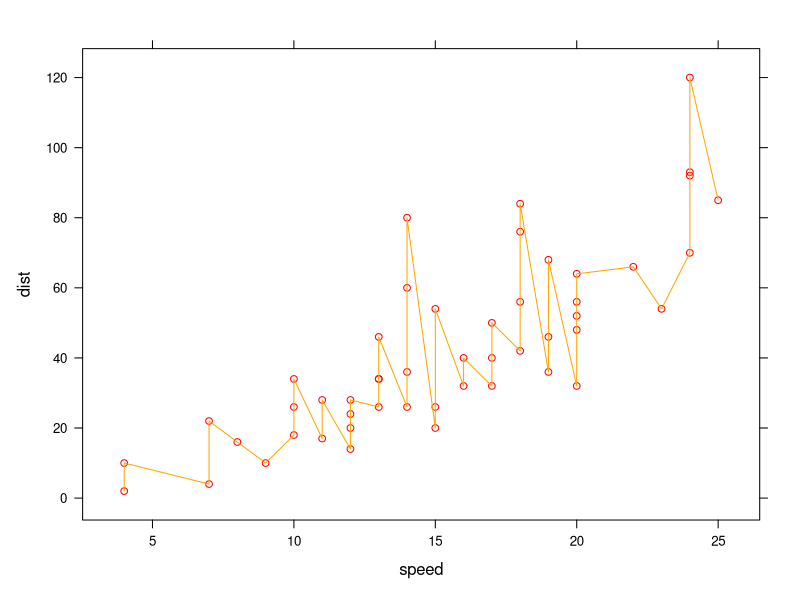

Write R code to recreate this figure. (Note: this script raises an error after producing the figure.)
rm(list=ls())
library(lattice)

#-----------------------------

wyk <- xyplot(dist~speed,data=cars,
         panel = function(...) {
           panel.xyplot(...,col.symbol="red",type=c("b","l"),col.line="orange")
           #panel.xyplot(...,type="r",col.line = "black")
           #panel.abline(a=0,b=1,col.line="blue")
           #panel.abline(a=0,b=2,col.line="pink")
           #panel.abline(h=10,col.line="grey")
           #panel.text(x=15,y=50,labels="lattice",col="red",cex=2)
           #panel.text(x=cars$speed-0.3,y=cars$dist-1,labels=1:nrow(cars))
         }
         
)
x11();print(wyk)

#-----------------------------

wyk <- histogram(~ dist, data = cars ,
         type = "density",
         panel=function(x) {
            panel.histogram(x, breaks=10, col="yellow")
            panel.densityplot(x,col.line="red",col.symbol="blue")
     })
x11()
print(wyk)




#-----------------------------
# wielokaty

p <- xyplot(1 ~ 1,
            xlim = c(0, 1),
            ylim = c(0, 1),
            panel = function(x, y, ...) {

               panel.polygon(x = c(0.25, 0.75, 0.75, 0.25),
                             y = c(0, 0, 0.50, 0.50), 
                            border = NA,
                            col = "yellow"
              )
            }
)

x11()
print(p)

#-----------------------------










